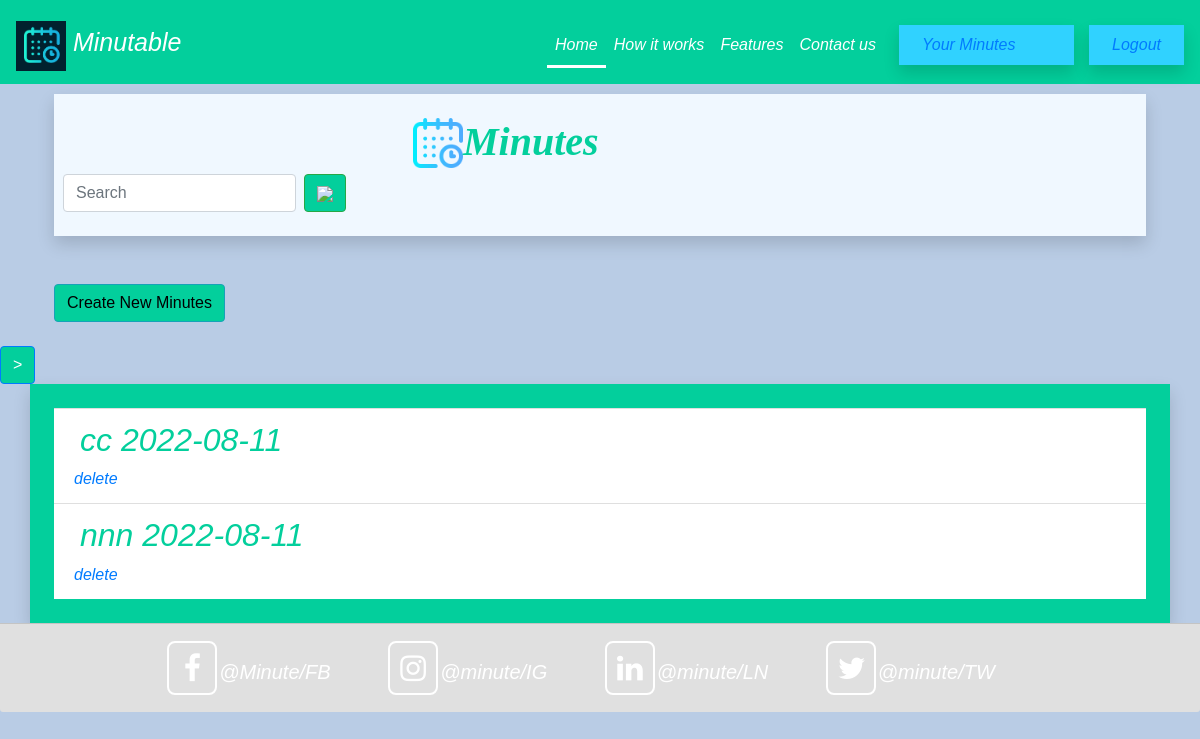
/ (signed in), run on an earlier commit of the app's database.
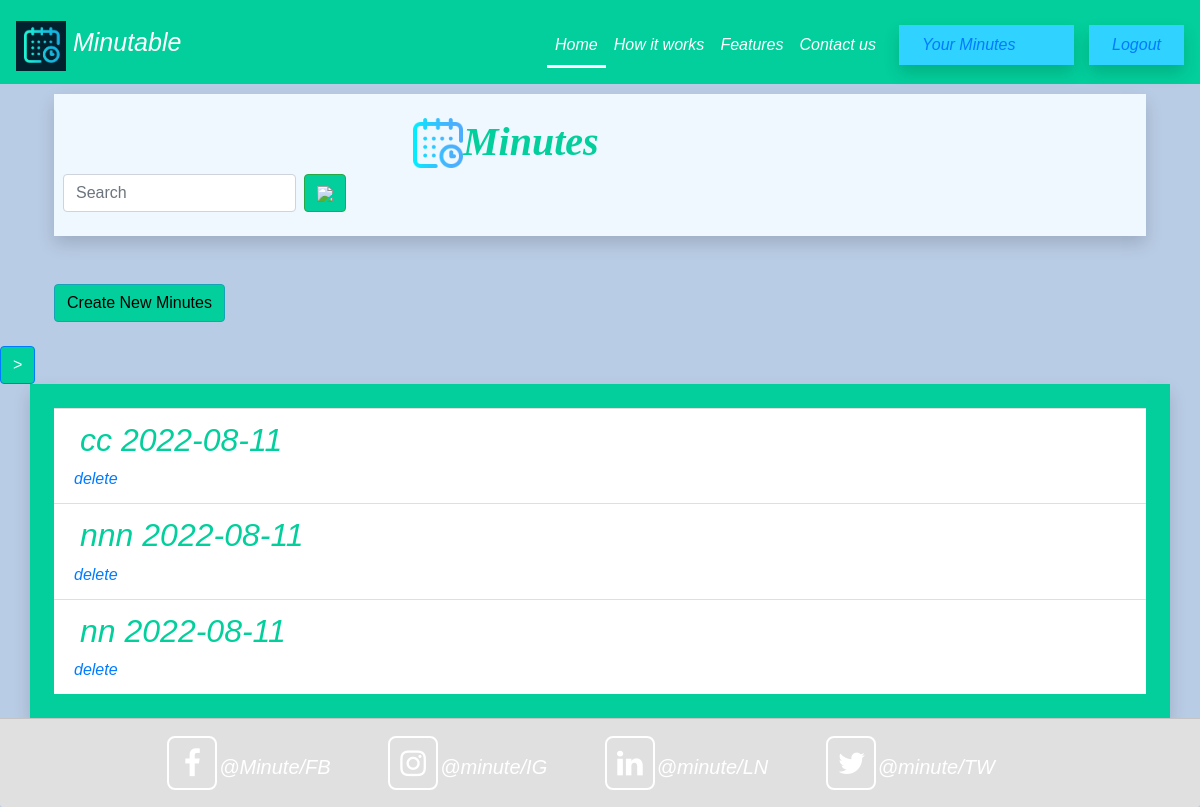
And on a later commit of the database.
### website/models.py (models this page shows, shortened)
class Meeting(db.Model):
    id = db.Column(db.Integer, primary_key=True)
    name = db.Column(db.String(10))
    date = db.Column(db.Date, default=func.Date.now())
    user_id = db.Column(db.Integer, db.ForeignKey('user.id'))
    mins = db.relationship('Minute')

### website/views.py (the view)
@views.route('/', methods=['GET', 'POST'])
@login_required
def home():
    if request.method == 'POST' :
        name = request.form.get('meeting.name')
        date = request.form.get('meeting.date')
        new_meeting = Meeting(name=name, date=date, user_id=current_user.id)
        db.session.add(new_meeting)
        db.session.commit()
        flash('Note added!', category='success')
        return redirect('/')
    else:
        meets = Meeting.query.order_by(Meeting.date).all()
    return render_template("minute_taker.html", user=current_user, meets=meets)

### website/__init__.py (called while the page is built)
def create_app():
    app = Flask(__name__)
    app.config['SECRET_KEY'] = 'hjshjhdjah kjshkjdhjs'
    app.config['SQLALCHEMY_DATABASE_URI'] = f'sqlite:///{DB_NAME}'
    db.init_app(app)
    from .views import views
    from .auth import auth
    app.register_blueprint(views, url_prefix='/')
    app.register_blueprint(auth, url_prefix='/')
    from .models import User, Minute
    create_database(app)
    login_manager = LoginManager()
    login_manager.login_view = 'auth.login'
    login_manager.init_app(app)
    @login_manager.user_loader
    def load_user(id):
        return User.query.get(int(id))
    return app

### website/templates/minute_taker.html (shortened to what this page needs)
{% extends "base.html" %} {% block title %}minute taker{% endblock %} {% block content
  %}
  <div class="container  p-4 ">
    <div class="container shadow p-4 " style="background-color: aliceblue;">
      <div class="row">
        <div  style="background-color: rgba(0, 0, 0, 0); width:400px; text-align: right;">
      <img src="{{ url_for('static', filename='images/calendar.png') }}" alt="" style="width:50px" />
    </div>
    <div  style="background-color: rgba(255, 0, 0, 0); width:400px">
    <h1 >Minutes</h1>
    </div>
    <form class="form-inline my-2 my-lg-0" style="float: right;">
      <input class="form-control mr-sm-2" type="text" placeholder="Search">
      <button class="btn btn-outline-success my-2 my-sm-0" type="submit"><img src="Project_Interior_resources/search.png" style="height:24px"></button>
    </form>
    </div>
  </div>
  </div>
  <div class="container p-4 ">
    <button type="submit" class="btn btn-info" onclick="openForm()" style="color: black;">Create New Minutes</button>
  </div>
  <button type="button" class="btn btn-primary" data-toggle="button" aria-pressed="false"
  autocomplete="off" onclick="hide()" class="float-right">></button>
  <div   class="container shadow p-4 "style="background-color: #03cf9c;" >
    <ul class="list-group list-group-flush" id="meetings">
      {% for meeting in user.meetings %}
      <a href="{{ url_for('views.minute', id=meeting.id)}}"> <li class="list-group-item">
        <h2>
        {{ meeting.name}}
        {{ meeting.date}}
      </h2>
       <a href="{{ url_for('views.delete', id=meeting.id)}}">delete</a>
      </li>
      {% endfor %}
    </ul>
</div>
  {% endblock %}

What changed in the data, as far as the page shows it:
added Meeting: name "nn", date "2022-08-11"
